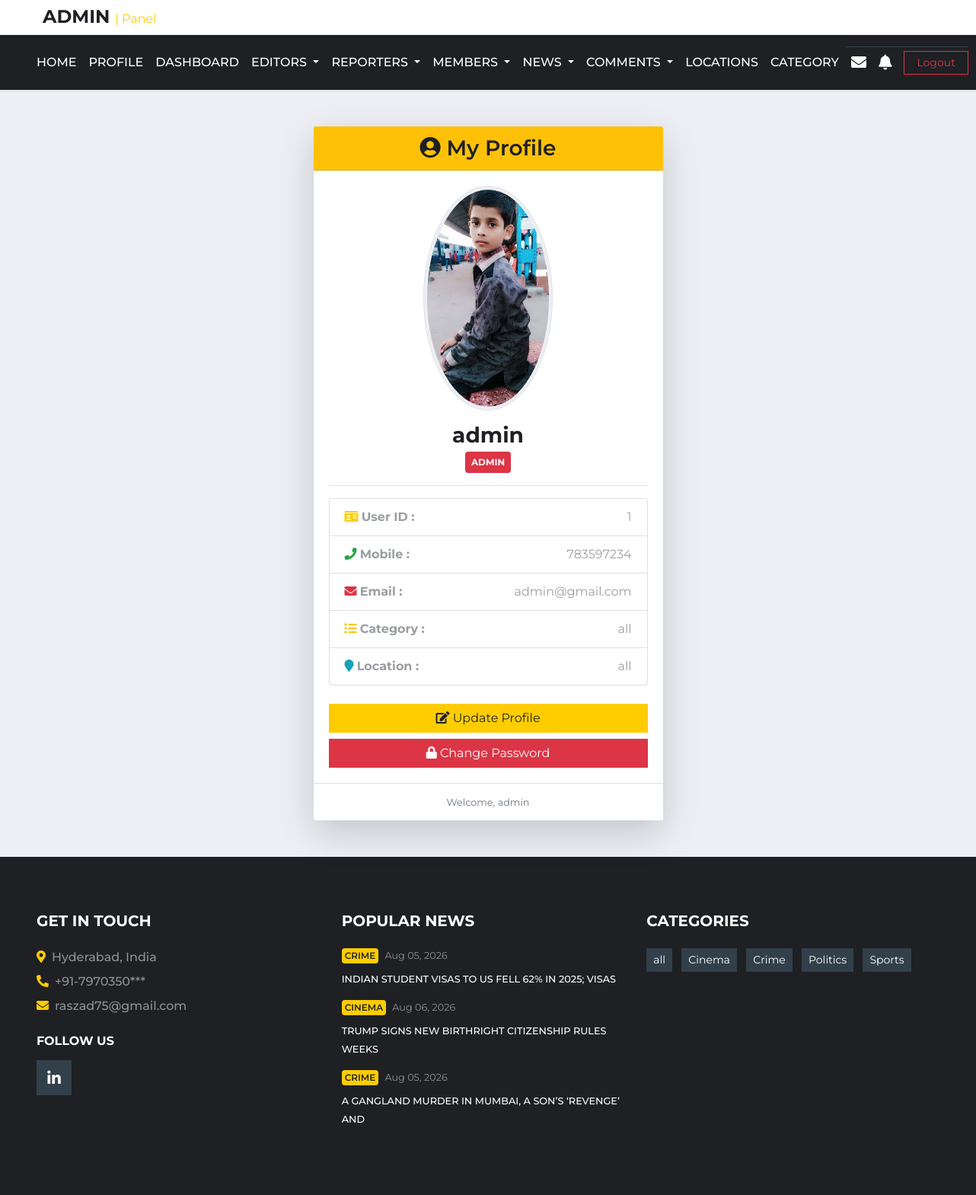
Page /profile.php (signed in) on the committed database.
### tables this page shows
CREATE TABLE `user_details` (
  `uid` int(5) NOT NULL,
  `name` text NOT NULL,
  `mobile` varchar(10) NOT NULL,
  `email` varchar(50) NOT NULL,
  `password` varchar(10) NOT NULL,
  `role` text NOT NULL,
  `photo` varchar(50) NOT NULL,
  `cat_id` int(5) NOT NULL,
  `loc_id` int(5) NOT NULL,
  `is_verified` int(5) NOT NULL DEFAULT 0,
  `is_deleted` int(5) NOT NULL DEFAULT 0
);

CREATE TABLE `category` (
  `cat_id` int(5) NOT NULL,
  `category` text NOT NULL,
  `is_delete` tinyint(1) NOT NULL DEFAULT 0
);

CREATE TABLE `location` (
  `loc_id` int(5) NOT NULL,
  `location` text NOT NULL,
  `is_delete` tinyint(1) NOT NULL DEFAULT 0
);

CREATE TABLE `news_table` (
  `nid` int(5) NOT NULL,
  `heading` varchar(50) NOT NULL,
  `n_category_id` int(5) NOT NULL,
  `n_location_id` int(5) NOT NULL,
  `description` varchar(5000) NOT NULL,
  `reporter_id` int(5) NOT NULL,
  `editor_id` int(11) NOT NULL,
  `news_image` varchar(50) NOT NULL,
  `posted_date` timestamp NOT NULL DEFAULT current_timestamp(),
  `views` int(5) NOT NULL,
  `is_delete` int(5) NOT NULL DEFAULT 0,
  `is_publish` int(5) NOT NULL DEFAULT 0,
  `is_breaking` int(5) NOT NULL DEFAULT 0,
  `scheduled_publish_at` datetime DEFAULT NULL,
  `is_scheduled` tinyint(1) NOT NULL DEFAULT 0
);

### profile.php (the view, shortened to what this page needs)
<?php
$uid = $_SESSION['uid'];
$role = $_SESSION['role'];
$sql = "SELECT * FROM user_details
INNER JOIN category ON user_details.cat_id=category.cat_id
INNER JOIN location ON user_details.loc_id=location.loc_id
WHERE uid='$uid'";
$result = mysqli_query($conn, $sql);
$arr = mysqli_fetch_array($result);
if ($role == 'admin') {
    include "admin_header.php";
} elseif ($role == 'editor') {
    include "editor_header.php";
} elseif ($role == 'reporter') {
    include "reporter_header.php";
} elseif ($role == 'member') {
    include "member_header.php";
}
?>
<div class="container mt-5 mb-5">
    <div class="row justify-content-center">
        <div class="col-lg-5 col-md-7">
            <div class="card shadow-lg border-0">
                <div class="card-header bg-warning text-center">
                    <h3 class="mb-0 text-dark"><i class="fa fa-user-circle"></i> My Profile</h3>
                </div>
                <div class="card-body text-center">
                    <img src="<?php echo $arr['photo']; ?>" class="rounded-circle img-thumbnail mb-3" width="170" height="170" alt="Profile">
                    <h3 class="font-weight-bold text-dark mb-1"><?php echo $arr['name']; ?></h3>
                    <?php
                    if ($role == "admin") {
                        echo '<span class="badge badge-danger p-2">ADMIN</span>';
                    } elseif ($role == "editor") {
                        echo '<span class="badge badge-success p-2">EDITOR</span>';
                    } elseif ($role == "reporter") {
                        echo '<span class="badge badge-primary p-2">REPORTER</span>';
                    } else {
                        echo '<span class="badge badge-secondary p-2">MEMBER</span>';
                    }
                    ?>
                    <hr>
                    <ul class="list-group text-left mb-4">
                        <li class="list-group-item">
                            <i class="fa fa-id-card text-primary"></i>
                            <strong> User ID :</strong>
                            <span class="float-right"><?php echo $arr['uid']; ?></span>
                        </li>
                        <li class="list-group-item">
                            <i class="fa fa-phone text-success"></i>
                            <strong> Mobile :</strong>
                            <span class="float-right"><?php echo $arr['mobile']; ?></span>
                        </li>
                        <li class="list-group-item">
                            <i class="fa fa-envelope text-danger"></i>
                            <strong> Email :</strong>
                            <span class="float-right"><?php echo $arr['email']; ?></span>
                        </li>
                        <li class="list-group-item">
                            <i class="fa fa-list text-warning"></i>
                            <strong> Category :</strong>
                            <span class="float-right"><?php echo $arr['category']; ?></span>
                        </li>
                        <li class="list-group-item">
                            <i class="fa fa-map-marker text-info"></i>
                            <strong> Location :</strong>
                            <span class="float-right"><?php echo $arr['location']; ?></span>
                        </li>
                    </ul>
                    <a href="#" class="btn btn-primary btn-block mb-2"
                        data-toggle="modal"
                        data-target="#editProfileModal">
                        <i class="fa fa-edit"></i> Update Profile
                    </a>
                    <a href="#" class="btn btn-danger btn-block"
                        data-toggle="modal"
                        data-target="#changePasswordModal">
                        <i class="fa fa-lock"></i> Change Password
                    </a>
                </div>
                <div class="card-footer text-center bg-light">
                    <small class="text-muted">Welcome, <?php echo $arr['name']; ?></small>
                </div>
            </div>
        </div>
    </div>
</div>
<?php
include "footer.php";
?>

### footer.php (shortened to what this page needs)
<?php
$conn = mysqli_connect("localhost", "root", "", "news");
?>
<footer class="container-fluid bg-dark text-white-50 pt-5 px-sm-3 px-md-5 mt-5">
    <div class="row py-4">
        <div class="col-lg-4 col-md-6 mb-5">
            <h5 class="mb-4 text-white text-uppercase font-weight-bold">Get In Touch</h5>
            <p class="font-weight-medium mb-2">
                <i class="fa fa-map-marker-alt mr-2 text-primary"></i>Hyderabad, India
            </p>
            <p class="font-weight-medium mb-2">
                <i class="fa fa-phone-alt mr-2 text-primary"></i>+91-7970350***
            </p>
            <p class="font-weight-medium mb-4">
                <i class="fa fa-envelope mr-2 text-primary"></i>raszad75@gmail.com
            </p>
            <h6 class="mt-4 mb-3 text-white text-uppercase font-weight-bold">Follow Us</h6>
            <div class="d-flex justify-content-start">
                <a class="btn btn-lg btn-secondary btn-lg-square mr-2 text-white"
                    href="https://www.linkedin.com/in/aszad-raza"
                    target="_blank">
                    <i class="fab fa-linkedin-in"></i>
                </a>
            </div>
        </div>
        <?php
        $popular_sql = " SELECT n.nid, n.heading, n.posted_date, c.category,
        COUNT(l.like_id) AS total_likes FROM news_table n
        LEFT JOIN category c ON n.n_category_id = c.cat_id LEFT JOIN `likes` l ON n.nid = l.news_id
        WHERE n.is_publish = 1 AND n.is_delete = 0 GROUP BY  n.nid, n.heading, n.posted_date, c.category
        ORDER BY total_likes DESC LIMIT 3
";
        $popular_result = mysqli_query($conn, $popular_sql);
        ?>
        <div class="col-lg-4 col-md-6 mb-5">
            <h5 class="mb-4 text-white text-uppercase font-weight-bold">
                Popular News
            </h5>
            <?php foreach ($popular_result as $popular) { ?>
                <div class="mb-3">
                    <div class="mb-2 d-flex align-items-center">
                        <a class="badge badge-primary text-uppercase font-weight-semi-bold p-1 mr-2"
                            href="index.php?catcat=<?php echo urlencode($popular['category']); ?>">
                            <?php echo $popular['category']; ?>
                        </a>
                        <a class="text-white-50 small" href="#">
                            <?php echo date("M d, Y", strtotime($popular['posted_date'])); ?>
                        </a>
                    </div>
                    <a class="small text-light text-uppercase font-weight-medium text-decoration-none"
                        href="db.php?singlenews2=<?php echo $popular['nid']; ?>">
                        <?php echo $popular['heading']; ?>
                    </a>
                </div>
            <?php } ?>
        </div>
        <?php
        $category_sql = "SELECT * FROM category ORDER BY category ASC";
        $category_result = mysqli_query($conn, $category_sql);
        ?>
        <div class="col-lg-4 col-md-6 mb-5">
            <h5 class="mb-4 text-white text-uppercase font-weight-bold">Categories</h5>
            <div class="m-n1">
                <?php
                foreach ($category_result as $category) {
                ?>
                    <a href="index.php?catcat=<?php echo urlencode($category['category']); ?>"
                        class="btn btn-sm btn-secondary m-1 text-white">
                        <?php echo $category['category']; ?>
                    </a>
                <?php
                }
                ?>
            </div>
        </div>
    </div>
</footer>
</body>
</html>

### rows in the picture
user_details: photo (picture), name "admin", uid "1", mobile "783597234", email "admin@gmail.com", cat.category "all", loc.location "all"
news_table: n_category.category "CRIME", posted_date "Aug 05, 2026", heading "INDIAN STUDENT VISAS TO US FELL 62% IN 2025; VISAS"
news_table: n_category.category "CINEMA", posted_date "Aug 06, 2026", heading "TRUMP SIGNS NEW BIRTHRIGHT CITIZENSHIP RULES WEEKS"
news_table: n_category.category "CRIME", posted_date "Aug 05, 2026", heading "A GANGLAND MURDER IN MUMBAI, A SON’S ‘REVENGE’ AND"
category: category "all"
category: category "Cinema"
category: category "Crime"
category: category "Politics"
category: category "Sports"
